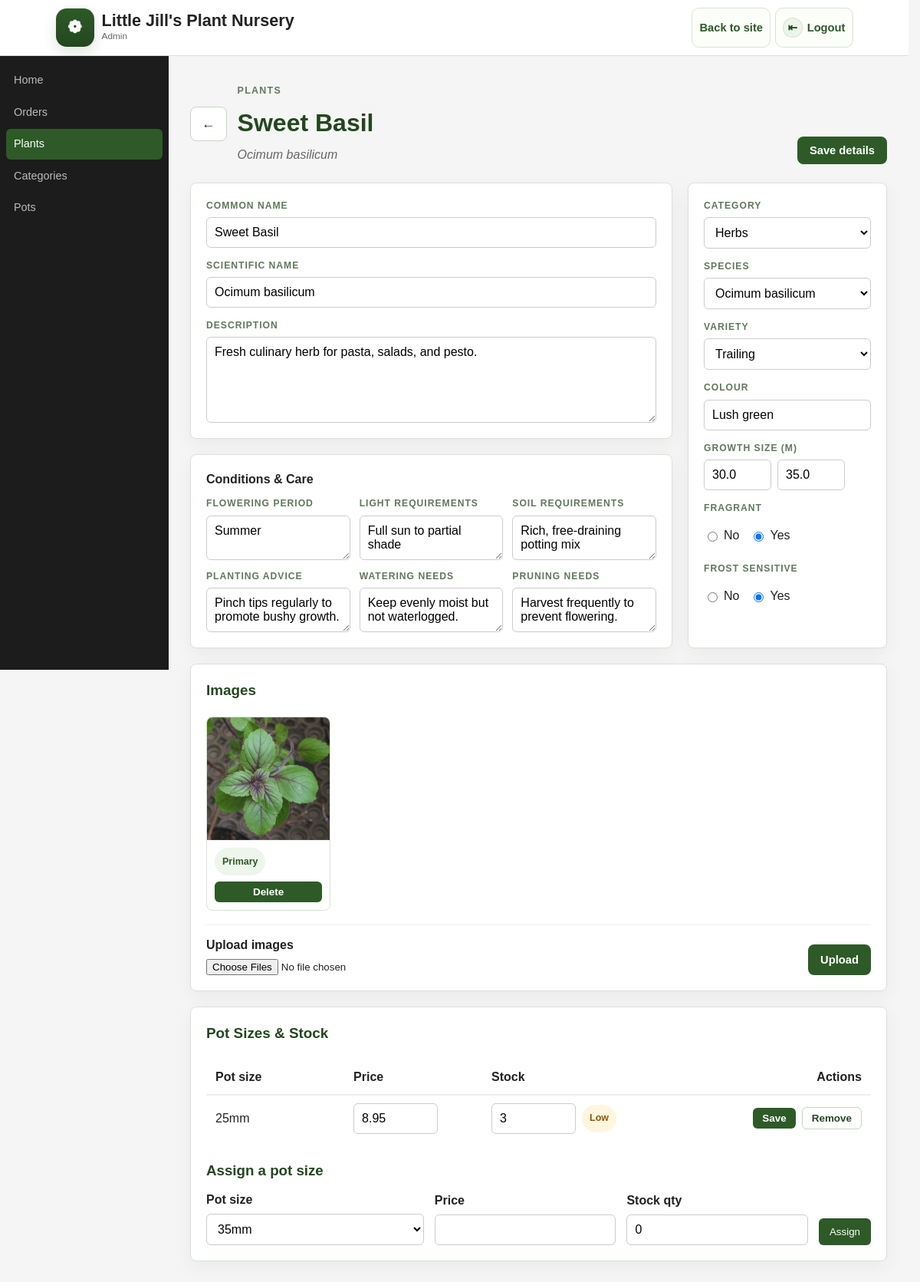
Before: /admin/plants/4 (signed in) with the older database file.
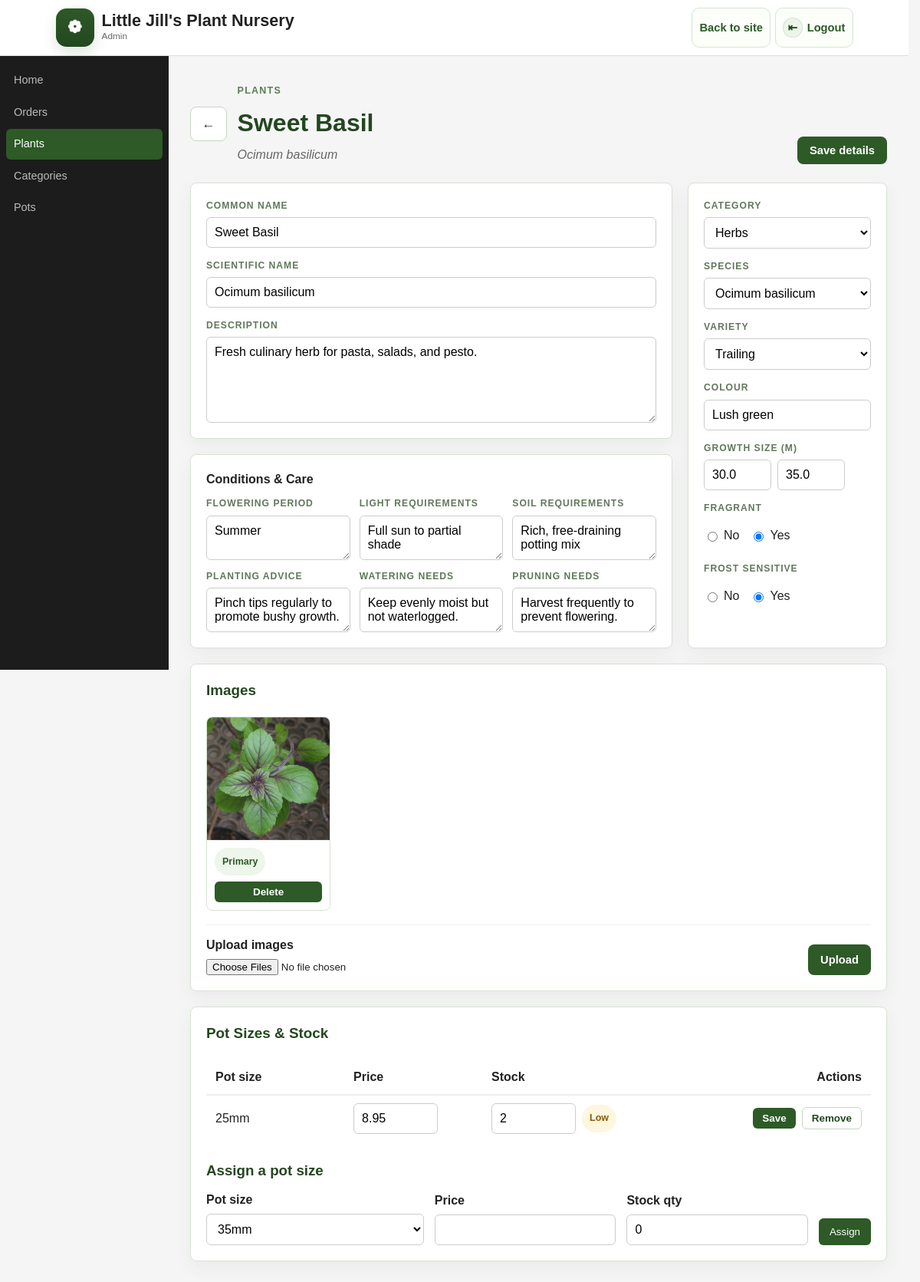
After: the same page with the newer database file.
### models.py (models this page shows)
class PlantPot(db.Model):
    plant_id: Mapped[int] = mapped_column(ForeignKey("plant.id"), primary_key=True)
    pot_id: Mapped[int] = mapped_column(ForeignKey("pot.id"), primary_key=True)
    stock_qty: Mapped[int] = mapped_column(Integer, default=0, nullable=False)
    price: Mapped[Optional[Decimal]] = mapped_column(Numeric(10, 2), default=Decimal("0.00"))
    plant: Mapped["Plant"] = relationship(back_populates="plant_pots")
    pot: Mapped["Pot"] = relationship(back_populates="plant_pots")

class Pot(db.Model):
    id: Mapped[int] = mapped_column(primary_key=True)
    size: Mapped[int] = mapped_column(Integer, nullable=False, unique=True)
    plant_pots: Mapped[list["PlantPot"]] = relationship(back_populates="pot")

### admin.py (the view, shortened to what this page needs)
@admin_bp.route("/plants/<int:id>", methods=["GET", "POST"])
@staff_required
def plant_detail(id):
    plant = Plant.query.get_or_404(id)
    categories = Category.query.order_by(Category.name).all()
    species = Species.query.order_by(Species.name).all()
    varieties = Variety.query.order_by(Variety.name).all()
    assigned_pot_ids = {pp.pot_id for pp in plant.plant_pots}
    available_pots = [p for p in Pot.query.order_by(Pot.size).all() if p.id not in assigned_pot_ids]
    return render_template(
        "admin/plant_detail.html",
        plant=plant,
        categories=categories,
        species=species,
        varieties=varieties,
        available_pots=available_pots,
    )

### admin.py (called while the page is built)
def staff_required(f):
    @wraps(f)
    @login_required
    def decorated(*args, **kwargs):
        if not current_user.is_staff:
            abort(403)
        return f(*args, **kwargs)
    return decorated

### app.py (called while the page is built)
@login_manager.user_loader
def load_user(user_id):
    return User.query.get(int(user_id))

def get_active_cart(user):
    return (
        Cart.query.filter_by(user_id=user.id, status="active")
        .order_by(Cart.updated_at.desc(), Cart.id.desc())
        .first()
    )

def get_header_cart_summary():
    if not current_user.is_authenticated:
        return {
            "header_cart_item_count": 0,
            "header_cart_total": Decimal("0.00"),
        }
    cart = get_active_cart(current_user)
    if cart is None:
        return {
            "header_cart_item_count": 0,
            "header_cart_total": Decimal("0.00"),
        }
    summary = build_cart_summary(cart)
    return {
        "header_cart_item_count": summary["item_count"],
        "header_cart_total": summary["total"],
    }

@app.context_processor
def inject_header_cart_summary():
    return get_header_cart_summary()

### templates/admin/plant_detail.html (shortened to what the changed rows need)
{% extends 'admin/_base.html' %}
{% block content %}
<header class="admin-detail-header">
    <div class="admin-detail-header__identity">
        <div>
            <h1>{{ plant.common_name }}</h1>
        </div>
    </div>
</header>
<section class="card card--soft admin-media-card">
    <div class="admin-card-header">
        <div>
            <h2>Images</h2>
        </div>
    </div>
</section>
<section class="card card--soft admin-inventory-card" id="pot-sizes">
    <div class="admin-card-header">
        <div>
            <h2>Pot Sizes & Stock</h2>
        </div>
    </div>
    {% if plant.plant_pots %}
    <table class="data-table admin-inventory-table">
        <thead>
            <tr>
                <th>Pot size</th>
                <th>Price</th>
                <th>Stock</th>
                <th>Actions</th>
            </tr>
        </thead>
        <tbody>
            {% for pp in plant.plant_pots | sort(attribute='pot.size') %}
            {% set form_id = 'update-pot-' ~ pp.pot_id %}
            <tr>
                <td>{{ pp.pot.size }}mm</td>
                <td><input class="admin-money-input" form="{{ form_id }}" type="number" name="price" step="0.01" min="0" value="{{ pp.price }}"></td>
                <td>
                    <div class="admin-stock-cell">
                        <input class="admin-stock-input" form="{{ form_id }}" type="number" name="stock_qty" min="0" value="{{ pp.stock_qty }}">
                        {% if pp.stock_qty == 0 %}
                        <span class="status cancelled">Out of stock</span>
                        {% elif pp.stock_qty < 5 %}
                        <span class="status pending">Low</span>
                        {% endif %}
                    </div>
                </td>
                <td>
                    <div class="admin-table-actions">
                        <button form="{{ form_id }}" class="button-link button-link--sm" type="submit">Save</button>
                        <form method="post" action="{{ url_for('admin.unassign_pot', id=plant.id, pot_id=pp.pot_id) }}" onsubmit="return confirm('Remove this pot size?');">
                            <button class="button-link button-link--sm button-secondary" type="submit">Remove</button>
                        </form>
                    </div>
                </td>
            </tr>
            {% endfor %}
        </tbody>
    </table>
    {% else %}
    <p class="muted">No pot sizes assigned yet.</p>
    {% endif %}
</section>
{% endblock %}

Changed rows visible on the page:
changed PlantPot: stock_qty "3" → "2"
